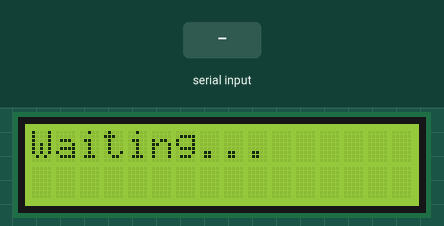
Simulated run of this sketch. Board: Arduino Uno, built with avr-gcc and run on an emulated ATmega328P. Shown: 16×2 character LCD. Inputs (shaded band) come from the test bench.

Above: at 1.2 s.
1.3 s: "1\n" received over Serial
At 2.5 s:
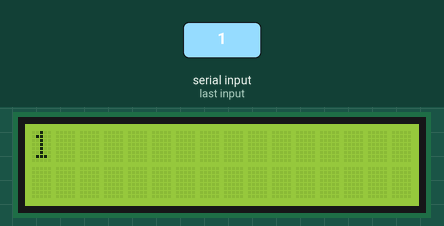
2.8 s: "0\n" received over Serial
At 3.7 s:
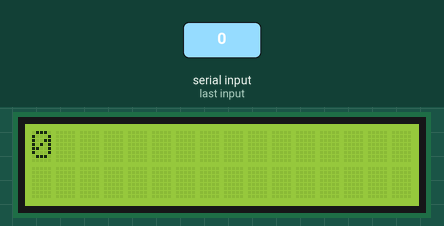
4.3 s: "2\n" received over Serial
At 4.8 s:
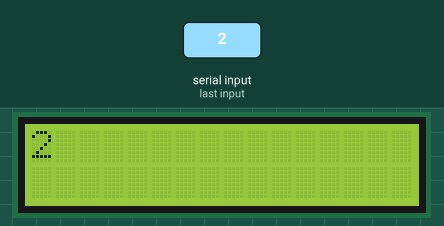
Timing chart, 0 to 7.3 s (numbered marks = the images above; inputs shaded):
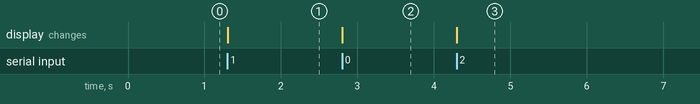

Measured:
- after the input at 1.3 s, the display: changes at once (image 1)
- after the input at 2.8 s, the display: changes at once (image 2)
- after the input at 4.3 s, the display: changes at once (image 3)

The sketch:

arduino.ino
```cpp
#include <LiquidCrystal.h>

// Define LCD pins
const int rs = 7, en = 8, d4 = 9, d5 = 10, d6 = 11, d7 = 12;
LiquidCrystal lcd(rs, en, d4, d5, d6, d7);

void setup() {
    Serial.begin(9600);
    lcd.begin(16, 2);
    lcd.print("Waiting...");
}

void loop() {
    if (Serial.available()) {
        lcd.clear();
        String message = Serial.readStringUntil('\n');
        lcd.setCursor(0, 0);

        // Display first 16 characters on first row
        lcd.print(message.substring(0, 16));

        // If message is longer, display second part on row 2
        if (message.length() > 16) {
            lcd.setCursor(0, 1);
            lcd.print(message.substring(16, 32));
        }
    }
}
```
